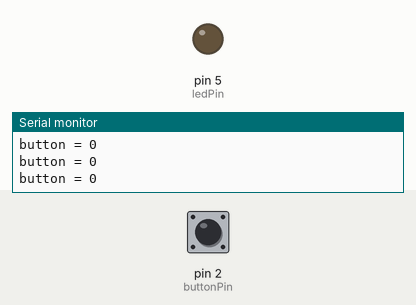
Simulated run of this sketch. Board: Arduino Uno, built with avr-gcc and run on an emulated ATmega328P. Parts: output pins drawn as LEDs (lit = HIGH), the last lines printed to the serial monitor. Inputs (shaded band) come from the test bench; at power-on: pin 2 (buttonPin) LOW.

Above: at 1.2 s.
1.3 s: pin 2 (buttonPin) pulled HIGH for 0.15 s
At 1.38 s:
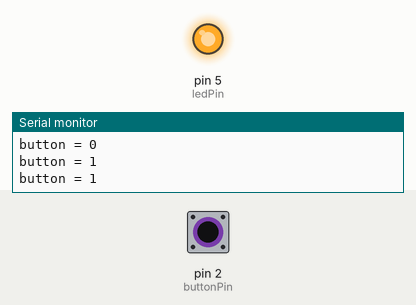
2.9 s: pin 2 (buttonPin) pulled HIGH for 3.2 s
At 6.9 s:
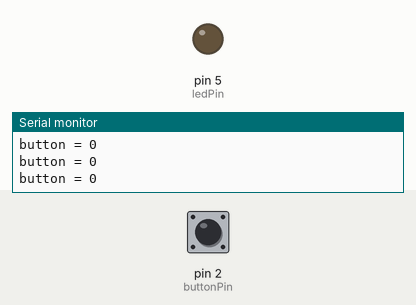
Timing chart, 0 to 8.4 s (numbered marks = the images above; inputs shaded):
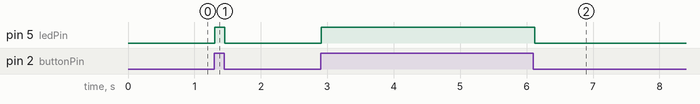

Measured:
- after the input at 1.3 s, pin 5 (ledPin): LOW → HIGH at once, → LOW 0.15 s later
- after the input at 2.9 s, pin 5 (ledPin): LOW → HIGH at once, → LOW 3.2 s later

The sketch:

W03-03b-variations.ino
```cpp
// W03_03b_variations
// GOAL -- control LED with a button
// print reading to serial monitor

// tw ostrategies are included.  the first uses if..else

// upload <start simulation>, open serial monitor,
// press left button -- look for 0,1 in monitor

// button variables
int buttonPin =  2 ;   // pin declare -- where is circuit ?
boolean buttonState =  0 ; // state of button 1=pressed, 0=not

// led varaiables
int ledPin = 5;
int ledState;

void setup() {
  pinMode(buttonPin,  INPUT ); // INPUT OR OUTPUT ?
  pinMode (ledPin, OUTPUT);
  Serial.begin(9600);
}


void loop () {
  // listen :: read sensors
  buttonState = digitalRead( buttonPin ); // read button


// *****  strategy 1 ********
  // take action and provide feedback

  // if ( buttonState == 1){
  //   digitalWrite(ledPin, 1);
  // } else {
  //   digitalWrite(ledPin, 0);
  // }

// *****  strategy 2 ********
  // less flexible but effective - directly map button to LED
  // comment out strategy 1 THEN uncomment next line to test/use
   digitalWrite(ledPin, buttonState);


  // feedback to screen
  Serial.print ( "button = " );
  Serial.println(buttonState);   // print button state

  delay(50); // just slow it down a little
}
```
